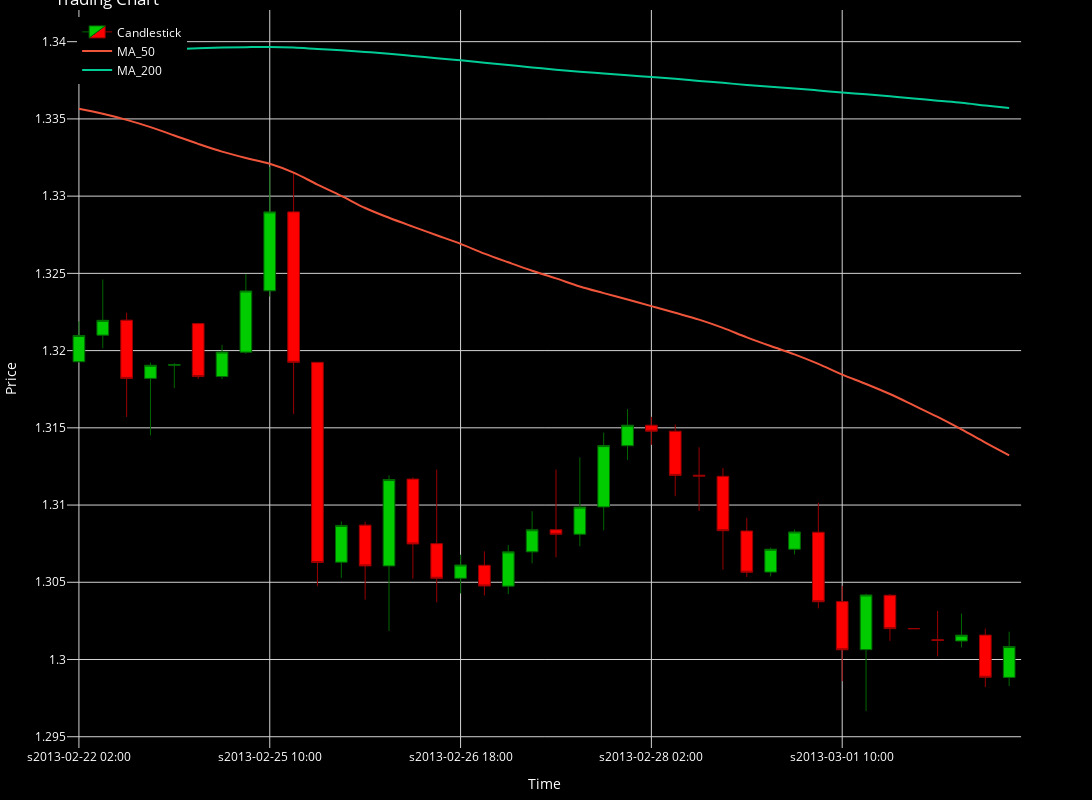

Write notebook code for a chart like this one.
### Code cell
cp = CandlePlot(df_an.iloc[15:55])
cp.show_plot(line_traces=[MA_S, MA_L])
